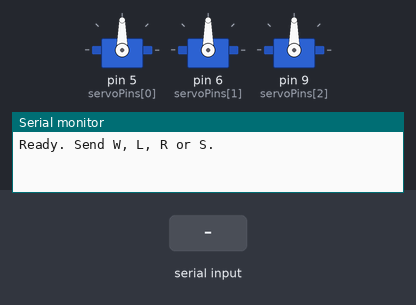
Recording of a sketch running on a simulated Arduino Uno, built with avr-gcc and run on an emulated ATmega328P. Shown: 3 × servo, the last lines printed to the serial monitor. The test bench sets the inputs (shaded band).

Above: at 1.2 s.
1.3 s: "W" received over the second serial link
At 1.75 s:
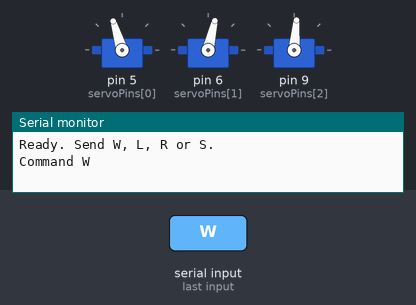
At 2.35 s:
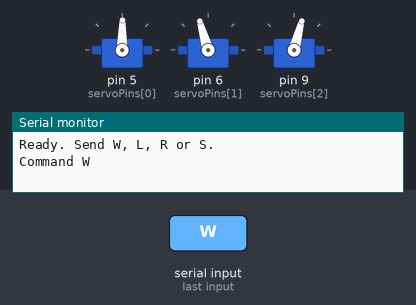
4.3 s: "L" received over the second serial link
At 5.8 s:
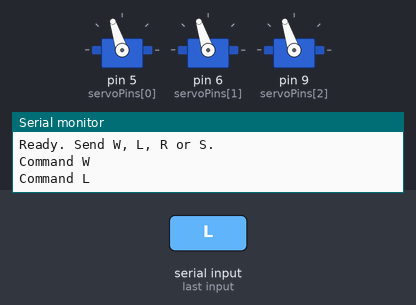
6.1 s: "R" received over the second serial link
Timing chart, 0 to 11.8 s (numbered marks = the images above; inputs shaded):
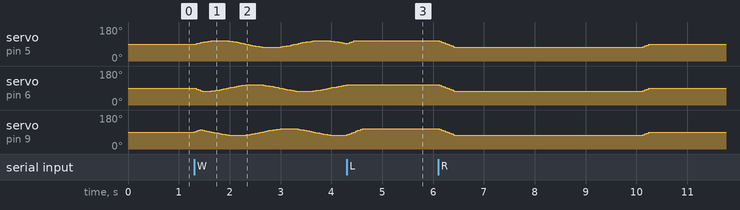

The sketch:

android_snake.ino
```cpp
#include <Servo.h>
#include <SoftwareSerial.h>
#include <math.h>

constexpr byte servoPins[] = {5, 6, 9};
constexpr unsigned long BURST_MS = 4000, PERIOD_MS = 2000;
constexpr int CENTER = 90, AMPLITUDE = 18, MAX_STEP = 2;
// Change a sign to -1 if that servo is mounted as a mirror image.
const int jointSign[] = {1, 1, 1};
Servo joints[3];
SoftwareSerial phone(2, 3); // RX from Bluefruit TXO; D3 stays unwired.
int currentAngle[] = {CENTER, CENTER, CENTER};
char mode = 'S';
unsigned long commandAt = 0, updatedAt = 0;

void setup() {
  Serial.begin(115200);
  phone.begin(9600);
  for (byte i = 0; i < 3; ++i) {
    joints[i].write(CENTER);
    joints[i].attach(servoPins[i]);
  }
  Serial.println(F("Ready. Send W, L, R or S."));
}

void loop() {
  const unsigned long now = millis();
  while (phone.available()) {
    const char command = phone.read();
    if (command=='W' || command=='L' || command=='R' || command=='S') {
      mode = command;
      commandAt = now;
      Serial.print(F("Command ")); Serial.println(command);
    }
  }
  const unsigned long elapsed = now - commandAt;
  if (mode != 'S' && elapsed >= BURST_MS) {
    mode = 'S';
    Serial.println(F("Burst complete. Centering joints."));
  }
  if (now - updatedAt < 20) return;
  updatedAt = now;
  for (byte i = 0; i < 3; ++i) {
    int offset = 0;
    if (mode == 'W') {
      const float phase = 2 * PI * (float(elapsed) / PERIOD_MS - float(i) / 3);
      offset = lroundf(AMPLITUDE * sinf(phase));
    } else if (mode == 'L') offset = AMPLITUDE;
    else if (mode == 'R') offset = -AMPLITUDE;
    const int target = CENTER + jointSign[i] * offset;
    currentAngle[i] += constrain(target - currentAngle[i], -MAX_STEP, MAX_STEP);
    joints[i].write(currentAngle[i]);
  }
}
```
